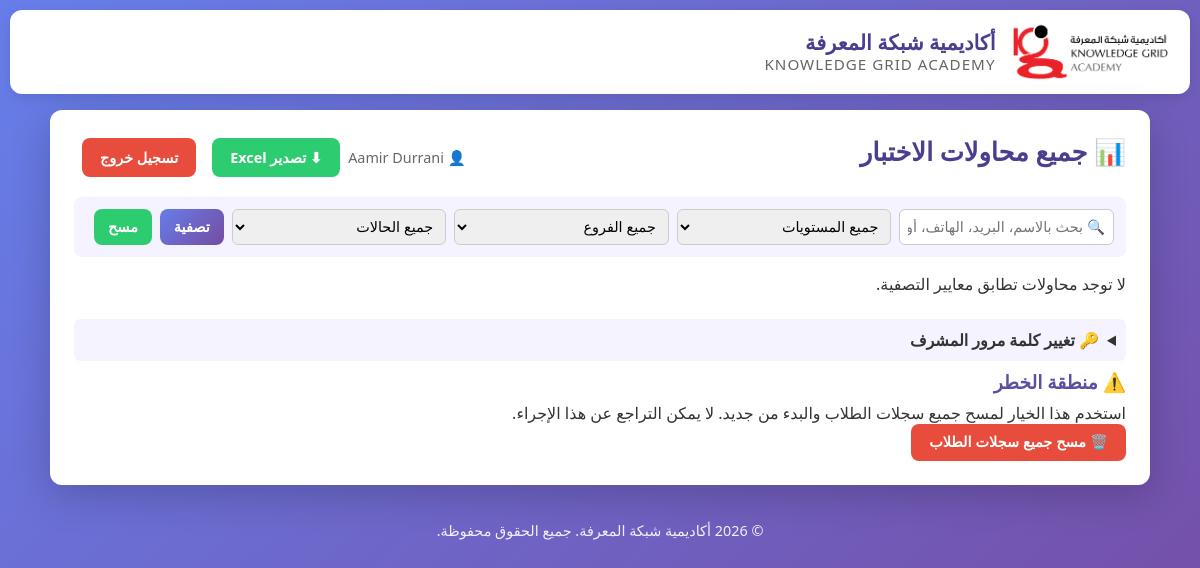
Before: /admin (signed in) with the older database file.
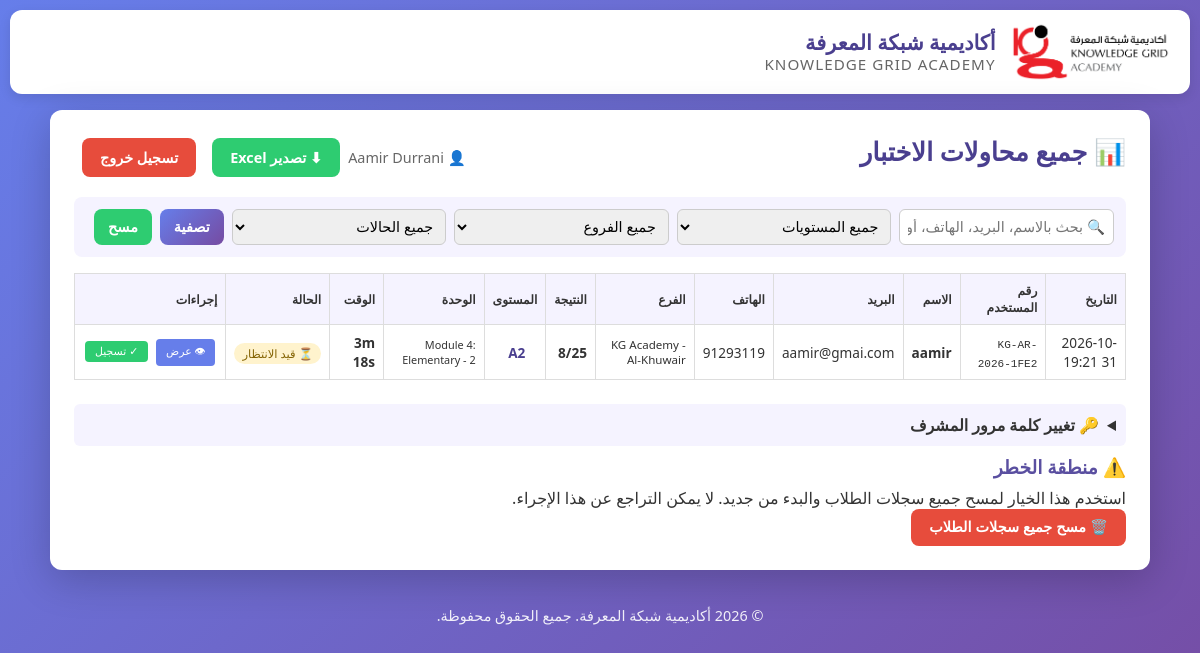
After: the same page with the newer database file.
### tables this page shows
CREATE TABLE attempts (
        id INTEGER PRIMARY KEY AUTOINCREMENT, user_id TEXT NOT NULL, user_name TEXT NOT NULL,
        user_email TEXT NOT NULL, user_phone TEXT NOT NULL, center TEXT NOT NULL,
        total_score INTEGER NOT NULL, cefr_level TEXT NOT NULL, module_assigned TEXT NOT NULL,
        section1_score INTEGER, section2_score INTEGER, section3_score INTEGER, section4_score INTEGER,
        answers TEXT, enrolled INTEGER DEFAULT 0, started_at TIMESTAMP, time_taken_seconds INTEGER,
        completed_at TIMESTAMP DEFAULT CURRENT_TIMESTAMP);

### app.py (the view)
@app.route("/admin")
@admin_required
def admin():
    conn = get_db()
    attempts = conn.execute("SELECT * FROM attempts ORDER BY completed_at DESC").fetchall()
    conn.close()
    return render_template("admin.html", attempts=[dict(a) for a in attempts])

### app.py (called while the page is built)
def get_db():
    conn = sqlite3.connect(DB_PATH)
    conn.row_factory = sqlite3.Row
    return conn

@app.template_filter('format_time')
def format_time_filter(seconds):
    if not seconds: return "-"
    m, s = divmod(int(seconds), 60)
    h, m = divmod(m, 60)
    return f"{h}h {m}m" if h > 0 else f"{m}m {s}s"

def admin_required(f):
    from functools import wraps
    @wraps(f)
    def decorated(*args, **kwargs):
        if "admin_email" not in session: return redirect(url_for("admin_login"))
        return f(*args, **kwargs)
    return decorated

### templates/admin.html (shortened to what this page needs)
{% extends "base.html" %}
{% block content %}
<div class="card admin-card rtl">
    <div class="admin-top">
        <h1>📊 جميع محاولات الاختبار</h1>
        <div class="admin-actions">
            <span class="admin-user">👤 {{ session.admin_name }}</span>
            <a href="{{ url_for('export_excel') }}" class="btn-secondary">⬇ تصدير Excel</a>
            <a href="{{ url_for('admin_logout') }}" class="btn-danger">تسجيل خروج</a>
        </div>
    </div>
    <form method="GET" action="{{ url_for('admin') }}" class="filter-form">
        <input type="text" name="search" placeholder="🔍 بحث بالاسم، البريد، الهاتف، أو الرقم..." value="{{ search }}">
        <select name="level">
            <option value="">جميع المستويات</option>
        </select>
        <select name="center">
            <option value="">جميع الفروع</option>
        </select>
        <select name="enrolled">
            <option value="">جميع الحالات</option>
        </select>
        <button type="submit" class="btn-primary">تصفية</button>
        <a href="{{ url_for('admin') }}" class="btn-secondary">مسح</a>
    </form>
    {% if attempts %}
    <div class="table-scroll">
        <table class="admin-table">
            <thead>
                <tr>
                    <th>التاريخ</th><th>رقم المستخدم</th><th>الاسم</th><th>البريد</th><th>الهاتف</th>
                    <th>الفرع</th><th>النتيجة</th><th>المستوى</th><th>الوحدة</th><th>الوقت</th><th>الحالة</th><th>إجراءات</th>
                </tr>
            </thead>
            <tbody>
                {% for a in attempts %}
                <tr>
                    <td>{{ a.completed_at[:16].replace('T',' ') }}</td>
                    <td><code>{{ a.user_id }}</code></td>
                    <td><strong>{{ a.user_name }}</strong></td>
                    <td>{{ a.user_email }}</td>
                    <td>{{ a.user_phone }}</td>
                    <td class="center-cell">{{ a.center }}</td>
                    <td><strong>{{ a.total_score }}/25</strong></td>
                    <td><span class="level-badge">{{ a.cefr_level }}</span></td>
                    <td class="module-cell">{{ a.module_assigned }}</td>
                    <td><strong>{{ a.time_taken_seconds | format_time }}</strong></td>
                    <td>
                        {% if a.enrolled %}
                            <span class="status enrolled">✅ مسجل</span>
                        {% else %}
                            <span class="status pending">⏳ قيد الانتظار</span>
                        {% endif %}
                    </td>
                    <td class="action-cell">
                        <a href="{{ url_for('view_attempt', attempt_id=a.id) }}" class="btn-small">👁 عرض</a>
                        {% if not a.enrolled %}
                        <form method="POST" action="{{ url_for('enroll_student', attempt_id=a.id) }}" style="display:inline">
                            <button type="submit" class="btn-small btn-enroll" onclick="return confirm('تأكيد تسجيل {{ a.user_name }}؟')">✓ تسجيل</button>
                        </form>
                        {% endif %}
                    </td>
                </tr>
                {% endfor %}
            </tbody>
        </table>
    </div>
    {% else %}
    <p class="no-data">لا توجد محاولات تطابق معايير التصفية.</p>
    {% endif %}
    <details class="change-pw">
        <summary>🔑 تغيير كلمة مرور المشرف</summary>
    </details>
    <div class="danger-zone">
        <h3>⚠️ منطقة الخطر</h3>
        <p>استخدم هذا الخيار لمسح جميع سجلات الطلاب والبدء من جديد. لا يمكن التراجع عن هذا الإجراء.</p>
        <form method="POST" action="{{ url_for('reset_data') }}" onsubmit="return confirm('⚠️ هل أنت متأكد تماماً من حذف جميع سجلات الطلاب؟');">
            <button type="submit" class="btn-danger">🗑️ مسح جميع سجلات الطلاب</button>
        </form>
    </div>
</div>
{% endblock %}

### templates/base.html (shortened to what this page needs)
<!DOCTYPE html>
<html lang="ar" dir="rtl">
<head>
    <link rel="stylesheet" href="{{ url_for('static', filename='style.css') }}">
</head>
<body>
    <header class="site-header">
        <div class="logo-wrap">
            <img src="{{ url_for('static', filename='kg-logo.png') }}" alt="Knowledge Grid Academy" class="kg-logo">
            <div class="logo-text">
                <div class="logo-ar">أكاديمية شبكة المعرفة</div>
                <div class="logo-en">KNOWLEDGE GRID ACADEMY</div>
            </div>
        </div>
    </header>
    <div class="container">
        {% block content %}{% endblock %}
    </div>
    <footer class="site-footer">
        © 2026 أكاديمية شبكة المعرفة. جميع الحقوق محفوظة.
    </footer>
</body>
</html>

### static/style.css (style rules this page uses)
* { box-sizing: border-box; margin: 0; padding: 0; }
body { font-family: -apple-system, BlinkMacSystemFont, "Segoe UI", Roboto, sans-serif; background: linear-gradient(135deg, #667eea 0%, #764ba2 100%); min-height: 100vh; padding: 10px; color: #333; }
.container { max-width: 1100px; margin: 0 auto; }
.site-header { background: #fff; border-radius: 12px; padding: 12px 20px; margin-bottom: 16px; box-shadow: 0 4px 12px rgba(0,0,0,0.1); }
.logo-wrap { display: flex; align-items: center; gap: 16px; }
.kg-logo { height: 60px; width: auto; }
.logo-text { line-height: 1.2; }
.logo-ar { font-size: 1.3em; font-weight: 700; color: #4a3f8f; }
.logo-en { font-size: 0.95em; color: #666; letter-spacing: 1px; }
.card { background: #fff; border-radius: 12px; padding: 24px; box-shadow: 0 10px 40px rgba(0,0,0,0.2); margin-bottom: 20px; }
h1 { color: #4a3f8f; margin-bottom: 12px; font-size: 1.6em; }
h3 { color: #5a4fa0; margin: 8px 0; }
.btn-primary { display: inline-block; background: linear-gradient(135deg, #667eea, #764ba2); color: #fff; border: none; padding: 10px 22px; font-size: 0.95em; font-weight: 600; border-radius: 8px; cursor: pointer; margin-top: 16px; text-decoration: none; transition: transform 0.2s; }
.btn-secondary { display: inline-block; background: #2ecc71; color: #fff; border: none; padding: 10px 18px; font-size: 0.9em; font-weight: 600; border-radius: 8px; cursor: pointer; text-decoration: none; margin-left: 8px; }
.btn-danger { display: inline-block; background: #e74c3c; color: #fff; border: none; padding: 10px 18px; font-size: 0.9em; font-weight: 600; border-radius: 8px; cursor: pointer; text-decoration: none; margin-left: 8px; }
.level-badge { background: #fff; color: #4a3f8f; padding: 4px 12px; border-radius: 20px; font-weight: 700; }
.admin-top { display: flex; justify-content: space-between; align-items: center; flex-wrap: wrap; gap: 10px; margin-bottom: 16px; }
.admin-actions { display: flex; align-items: center; gap: 8px; flex-wrap: wrap; }
.admin-user { font-size: 0.9em; color: #666; }
.filter-form { display: flex; gap: 8px; flex-wrap: wrap; margin-bottom: 16px; padding: 12px; background: #f5f3ff; border-radius: 8px; }
.filter-form input, .filter-form select { flex: 1; min-width: 140px; padding: 8px; border: 1px solid #ccc; border-radius: 6px; font-size: 0.9em; }
.filter-form .btn-primary, .filter-form .btn-secondary { margin-top: 0; padding: 8px 14px; font-size: 0.9em; }
.table-scroll { overflow-x: auto; -webkit-overflow-scrolling: touch; }
.admin-table { width: 100%; border-collapse: collapse; font-size: 0.85em; min-width: 900px; }
.admin-table th, .admin-table td { padding: 8px; border: 1px solid #ddd; text-align: left; vertical-align: middle; }
.admin-table th { background: #f5f3ff; font-size: 0.9em; }
.admin-table .center-cell { font-size: 0.85em; }
.admin-table .module-cell { font-size: 0.8em; }
.status { padding: 3px 8px; border-radius: 12px; font-size: 0.85em; white-space: nowrap; }
.status.pending { background: #fff3cd; color: #856404; }
.action-cell { white-space: nowrap; }
.btn-small { display: inline-block; padding: 4px 10px; font-size: 0.8em; background: #667eea; color: #fff; border: none; border-radius: 4px; cursor: pointer; text-decoration: none; margin: 2px; }
.btn-enroll { background: #2ecc71; }
.change-pw { margin-top: 24px; }
.change-pw summary { cursor: pointer; font-weight: 600; padding: 10px; background: #f5f3ff; border-radius: 6px; }
.site-footer { text-align: center; color: #fff; padding: 16px; font-size: 0.9em; opacity: 0.9; }

### templates/base.html (style rules this page uses)
body { font-family: 'Segoe UI', Tahoma, Geneva, Verdana, sans-serif; }
.admin-table th, .admin-table td { text-align: right; }

Changed rows visible on the page:
added attempts: completed_at "2026-10-31 19:21", user_id "KG-AR-2026-1FE2", user_name "aamir", user_email "aamir@gmai.com", user_phone "91293119", center "KG Academy - Al-Khuwair", total_score "8", cefr_level "A2", module_assigned "Module 4: Elementary - 2", time_taken_seconds "3m 18s", enrolled "⏳ قيد الانتظار"
Other visible differences:
text no longer shown: "لا توجد محاولات تطابق معايير التصفية."
text now shown: "التاريخ رقم المستخدم الاسم البريد الهاتف الفرع النتيجة المستوى الوحدة الوقت الحالة إجراءات"
